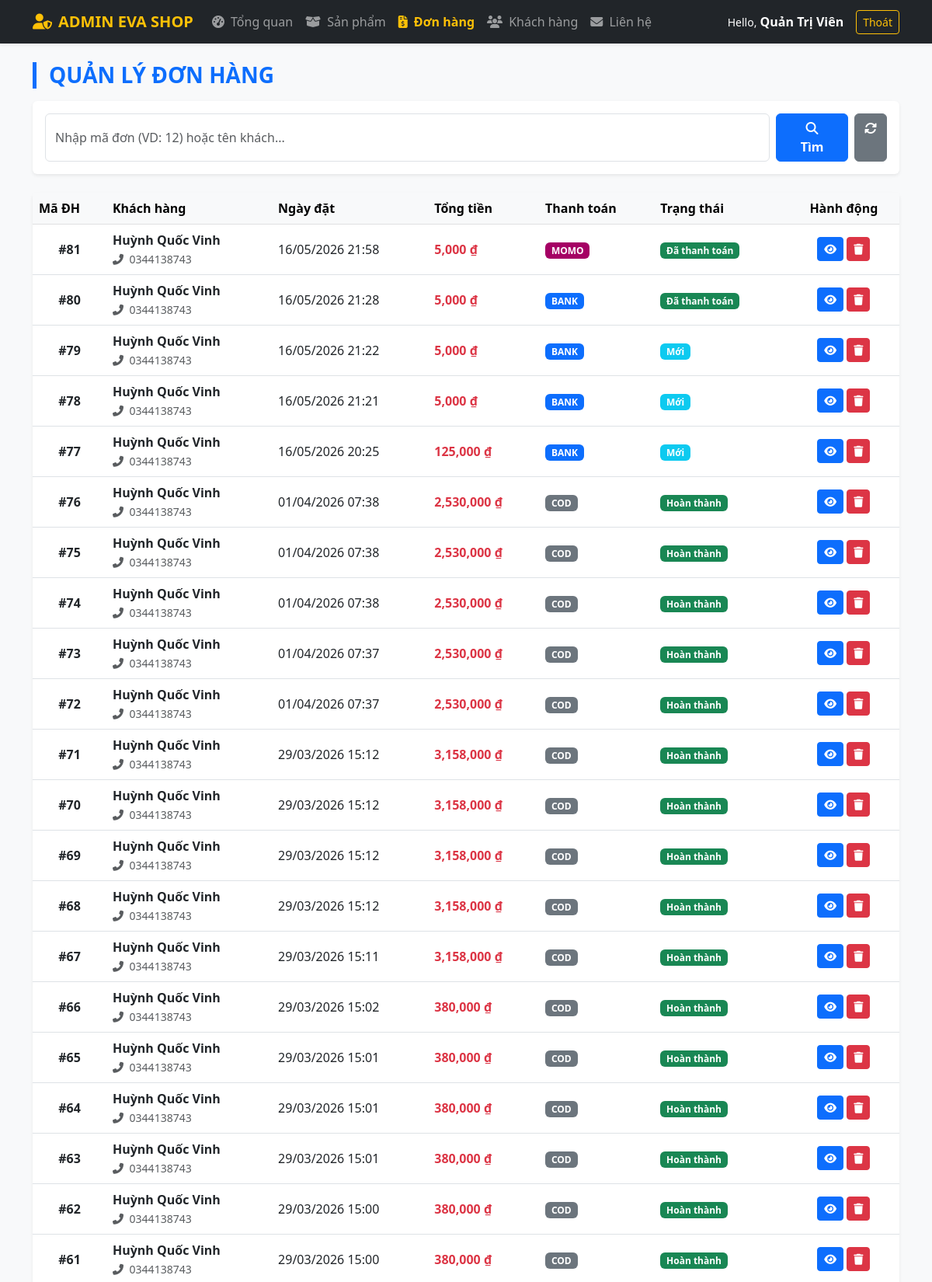
The page /admin/EVA_admin_order_manage.php (signed in, upper part) on the database its author committed.
### tables this page shows
CREATE TABLE `donhang` (
  `id` int(11) NOT NULL,
  `username` varchar(50) DEFAULT NULL,
  `user_id` int(11) NOT NULL,
  `ngay_dat` datetime DEFAULT current_timestamp(),
  `trang_thai` varchar(50) DEFAULT 'Mới',
  `hoten_nguoinhan` varchar(100) DEFAULT NULL,
  `sdt_nguoinhan` varchar(20) DEFAULT NULL,
  `diachi_nguoinhan` varchar(255) DEFAULT NULL,
  `tong_tien` decimal(18,0) DEFAULT NULL,
  `phuong_thuc_tt` varchar(50) DEFAULT 'COD'
);

### admin/EVA_admin_order_manage.php (the view, shortened to what this page needs)
<?php
include 'EVA_admin_db.php';
$where = "WHERE 1=1";
$kw = "";
$sql = "SELECT * FROM donhang $where ORDER BY id DESC";
$result = mysqli_query($conn, $sql);
?>
<!DOCTYPE html>
<html lang="vi">
<head>
    <link rel="stylesheet" href="https://cdn.jsdelivr.net/npm/bootstrap@5.3.0/dist/css/bootstrap.min.css">
    <link rel="stylesheet" href="https://cdnjs.cloudflare.com/ajax/libs/font-awesome/6.4.0/css/all.min.css">
</head>
<body class="bg-light">
<?php include 'EVA_admin_menu.php'; ?>
<div class="container mb-5">
    <h3 class="mb-3 text-primary fw-bold text-uppercase border-start border-5 border-primary ps-3">Quản lý đơn hàng</h3>
    <div class="card p-3 mb-4 shadow-sm border-0">
        <form method="GET" class="d-flex gap-2">
            <input type="text" name="kw" class="form-control" placeholder="Nhập mã đơn (VD: 12) hoặc tên khách..." value="<?=$kw?>">
            <button class="btn btn-primary px-4 fw-bold"><i class="fas fa-search"></i> Tìm</button>
            <a href="EVA_admin_order_manage.php" class="btn btn-secondary"><i class="fas fa-sync-alt"></i></a>
        </form>
    </div>
    <div class="card shadow-sm border-0">
        <div class="card-body p-0">
            <div class="table-responsive">
                <table class="table table-hover align-middle mb-0">
                    <thead class="table-light">
                        <tr>
                            <th>Mã ĐH</th>
                            <th>Khách hàng</th>
                            <th>Ngày đặt</th>
                            <th>Tổng tiền</th>
                            <th>Thanh toán</th>
                            <th>Trạng thái</th>
                            <th class="text-center">Hành động</th>
                        </tr>
                    </thead>
                    <tbody>
                        <?php while($row = mysqli_fetch_assoc($result)): ?>
                        <tr>
                            <td class="fw-bold text-center">#<?=$row['id']?></td>
                            <td>
                                <span class="fw-bold text-dark"><?=$row['hoten_nguoinhan']?></span><br>
                                <span class="small text-muted"><i class="fas fa-phone-alt me-1"></i> <?=$row['sdt_nguoinhan']?></span>
                            </td>
                            <td><?=date('d/m/Y H:i', strtotime($row['ngay_dat']))?></td>
                            <td class="text-danger fw-bold"><?=number_format($row['tong_tien'])?> ₫</td>
                            <td>
                                <?php if($row['phuong_thuc_tt'] == 'MOMO'): ?>
                                    <span class="badge" style="background-color: #a50064;">MOMO</span>
                                <?php elseif($row['phuong_thuc_tt'] == 'BANK'): ?>
                                    <span class="badge bg-primary">BANK</span>
                                <?php else: ?>
                                    <span class="badge bg-secondary">COD</span>
                                <?php endif; ?>
                            </td>
                            <td>
                                <?php
                                    $s = $row['trang_thai'];
                                    $cls = 'secondary';
                                    if($s=='Mới') $cls='info';
                                    if($s=='Đã thanh toán' || $s=='Hoàn thành') $cls='success';
                                    if($s=='Đang giao') $cls='warning text-dark';
                                ?>
                                <span class="badge bg-<?=$cls?>"><?=$s?></span>
                            </td>
                            <td class="text-center">
                                <a href="EVA_admin_order_detail.php?id=<?=$row['id']?>" class="btn btn-primary btn-sm" title="Xem chi tiết"><i class="fas fa-eye"></i></a>
                                <a href="EVA_admin_order_manage.php?action=delete&id=<?=$row['id']?>" class="btn btn-danger btn-sm" onclick="return confirm('Bạn có chắc muốn xóa đơn hàng này?')" title="Xóa"><i class="fas fa-trash"></i></a>
                            </td>
                        </tr>
                        <?php endwhile; ?>
                    </tbody>
                </table>
            </div>
        </div>
    </div>
</div>
</body>
</html>

### rows shown on the page
donhang: id "81", hoten_nguoinhan "Huỳnh Quốc Vinh", sdt_nguoinhan "0344138743", ngay_dat "16/05/2026 21:58", tong_tien "5,000", phuong_thuc_tt "MOMO", trang_thai "Đã thanh toán"
donhang: id "80", hoten_nguoinhan "Huỳnh Quốc Vinh", sdt_nguoinhan "0344138743", ngay_dat "16/05/2026 21:28", tong_tien "5,000", phuong_thuc_tt "BANK", trang_thai "Đã thanh toán"
donhang: id "79", hoten_nguoinhan "Huỳnh Quốc Vinh", sdt_nguoinhan "0344138743", ngay_dat "16/05/2026 21:22", tong_tien "5,000", phuong_thuc_tt "BANK", trang_thai "Mới"
donhang: id "78", hoten_nguoinhan "Huỳnh Quốc Vinh", sdt_nguoinhan "0344138743", ngay_dat "16/05/2026 21:21", tong_tien "5,000", phuong_thuc_tt "BANK", trang_thai "Mới"
donhang: id "77", hoten_nguoinhan "Huỳnh Quốc Vinh", sdt_nguoinhan "0344138743", ngay_dat "16/05/2026 20:25", tong_tien "125,000", phuong_thuc_tt "BANK", trang_thai "Mới"
donhang: id "76", hoten_nguoinhan "Huỳnh Quốc Vinh", sdt_nguoinhan "0344138743", ngay_dat "01/04/2026 07:38", tong_tien "2,530,000", phuong_thuc_tt "COD", trang_thai "Hoàn thành"
donhang: id "75", hoten_nguoinhan "Huỳnh Quốc Vinh", sdt_nguoinhan "0344138743", ngay_dat "01/04/2026 07:38", tong_tien "2,530,000", phuong_thuc_tt "COD", trang_thai "Hoàn thành"
donhang: id "74", hoten_nguoinhan "Huỳnh Quốc Vinh", sdt_nguoinhan "0344138743", ngay_dat "01/04/2026 07:38", tong_tien "2,530,000", phuong_thuc_tt "COD", trang_thai "Hoàn thành"
donhang: id "73", hoten_nguoinhan "Huỳnh Quốc Vinh", sdt_nguoinhan "0344138743", ngay_dat "01/04/2026 07:37", tong_tien "2,530,000", phuong_thuc_tt "COD", trang_thai "Hoàn thành"
donhang: id "72", hoten_nguoinhan "Huỳnh Quốc Vinh", sdt_nguoinhan "0344138743", ngay_dat "01/04/2026 07:37", tong_tien "2,530,000", phuong_thuc_tt "COD", trang_thai "Hoàn thành"
donhang: id "71", hoten_nguoinhan "Huỳnh Quốc Vinh", sdt_nguoinhan "0344138743", ngay_dat "29/03/2026 15:12", tong_tien "3,158,000", phuong_thuc_tt "COD", trang_thai "Hoàn thành"
donhang: id "70", hoten_nguoinhan "Huỳnh Quốc Vinh", sdt_nguoinhan "0344138743", ngay_dat "29/03/2026 15:12", tong_tien "3,158,000", phuong_thuc_tt "COD", trang_thai "Hoàn thành"
donhang: id "69", hoten_nguoinhan "Huỳnh Quốc Vinh", sdt_nguoinhan "0344138743", ngay_dat "29/03/2026 15:12", tong_tien "3,158,000", phuong_thuc_tt "COD", trang_thai "Hoàn thành"
donhang: id "68", hoten_nguoinhan "Huỳnh Quốc Vinh", sdt_nguoinhan "0344138743", ngay_dat "29/03/2026 15:12", tong_tien "3,158,000", phuong_thuc_tt "COD", trang_thai "Hoàn thành"
donhang: id "67", hoten_nguoinhan "Huỳnh Quốc Vinh", sdt_nguoinhan "0344138743", ngay_dat "29/03/2026 15:11", tong_tien "3,158,000", phuong_thuc_tt "COD", trang_thai "Hoàn thành"
donhang: id "66", hoten_nguoinhan "Huỳnh Quốc Vinh", sdt_nguoinhan "0344138743", ngay_dat "29/03/2026 15:02", tong_tien "380,000", phuong_thuc_tt "COD", trang_thai "Hoàn thành"
donhang: id "65", hoten_nguoinhan "Huỳnh Quốc Vinh", sdt_nguoinhan "0344138743", ngay_dat "29/03/2026 15:01", tong_tien "380,000", phuong_thuc_tt "COD", trang_thai "Hoàn thành"
donhang: id "64", hoten_nguoinhan "Huỳnh Quốc Vinh", sdt_nguoinhan "0344138743", ngay_dat "29/03/2026 15:01", tong_tien "380,000", phuong_thuc_tt "COD", trang_thai "Hoàn thành"
donhang: id "63", hoten_nguoinhan "Huỳnh Quốc Vinh", sdt_nguoinhan "0344138743", ngay_dat "29/03/2026 15:01", tong_tien "380,000", phuong_thuc_tt "COD", trang_thai "Hoàn thành"
donhang: id "62", hoten_nguoinhan "Huỳnh Quốc Vinh", sdt_nguoinhan "0344138743", ngay_dat "29/03/2026 15:00", tong_tien "380,000", phuong_thuc_tt "COD", trang_thai "Hoàn thành"
donhang: id "61", hoten_nguoinhan "Huỳnh Quốc Vinh", sdt_nguoinhan "0344138743", ngay_dat "29/03/2026 15:00", tong_tien "380,000", phuong_thuc_tt "COD", trang_thai "Hoàn thành"

### other values the page prints
$_SESSION['admin_name'] "Quản Trị Viên"
